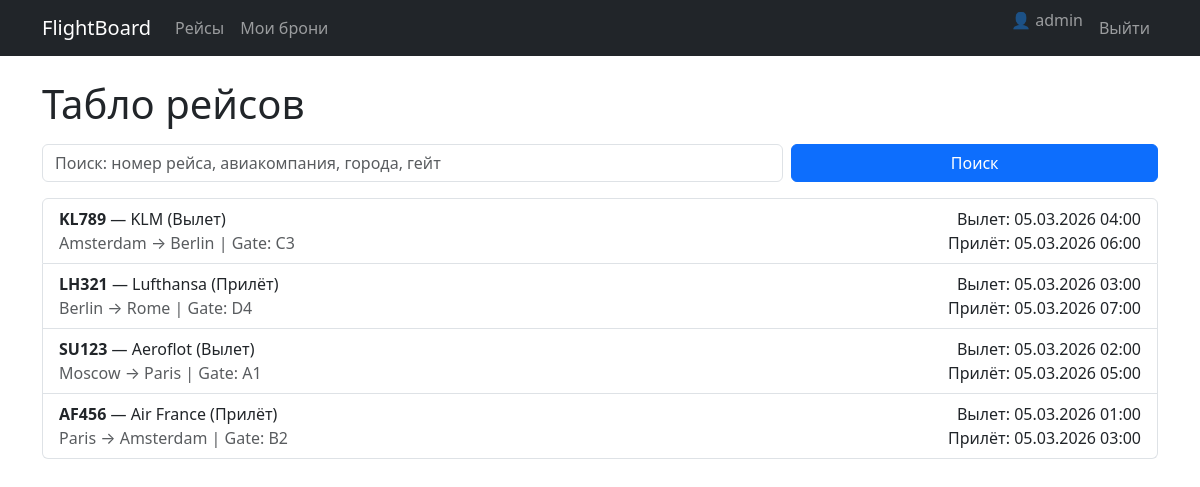
The app's page / (signed in) with its own data.
### flights/models.py (models this page shows, shortened)
class Flight(models.Model):
    FLIGHT_TYPE_CHOICES = [
        ("arrival", "Прилёт"),
        ("departure", "Вылет"),
    ]
    flight_number = models.CharField("Номер рейса", max_length=20)
    airline = models.CharField("Авиакомпания", max_length=100)
    departure_city = models.CharField("Откуда", max_length=100)
    arrival_city = models.CharField("Куда", max_length=100)
    departure_time = models.DateTimeField("Вылет (время)")
    arrival_time = models.DateTimeField("Прилёт (время)")
    flight_type = models.CharField("Тип", max_length=10, choices=FLIGHT_TYPE_CHOICES)
    gate = models.CharField("Гейт", max_length=10)

### flights/views.py (the view, shortened to what this page needs)
# urls.py: path("", views.flight_list, name="flight_list"),
def flight_list(request):
    q = request.GET.get("q", "").strip()
    flights = Flight.objects.all().order_by("-departure_time")
    paginator = Paginator(flights, 5)
    page_number = request.GET.get("page")
    page_obj = paginator.get_page(page_number)
    return render(request, "flights/flight_list.html", {"page_obj": page_obj, "q": q})

### flights/templates/flights/flight_list.html (shortened to what this page needs)
{% extends "base.html" %}
{% block content %}
  <h1 class="mb-3">Табло рейсов</h1>
  <form class="row g-2 mb-3" method="get">
    <div class="col-sm-8">
      <input class="form-control" name="q" value="{{ q }}" placeholder="Поиск: номер рейса, авиакомпания, города, гейт">
    </div>
    <div class="col-sm-4">
      <button class="btn btn-primary w-100" type="submit">Поиск</button>
    </div>
  </form>
  <div class="list-group">
    {% for flight in page_obj %}
      <a class="list-group-item list-group-item-action" href="{% url 'flights:flight_detail' flight.pk %}">
        <div class="d-flex justify-content-between">
          <div>
            <b>{{ flight.flight_number }}</b> — {{ flight.airline }} ({{ flight.get_flight_type_display }})
            <div class="text-muted">
              {{ flight.departure_city }} → {{ flight.arrival_city }} | Gate: {{ flight.gate }}
            </div>
          </div>
          <div class="text-end">
            <div>Вылет: {{ flight.departure_time|date:"d.m.Y H:i" }}</div>
            <div>Прилёт: {{ flight.arrival_time|date:"d.m.Y H:i" }}</div>
          </div>
        </div>
      </a>
    {% empty %}
      <div class="alert alert-warning">Ничего не найдено.</div>
    {% endfor %}
  </div>
{% endblock %}

### flights/templates/base.html (shortened to what this page needs)
<!doctype html>
<html lang="ru">
<head>
  <link href="https://cdn.jsdelivr.net/npm/bootstrap@5.3.3/dist/css/bootstrap.min.css" rel="stylesheet">
</head>
<body>
  <nav class="navbar navbar-expand-lg navbar-dark bg-dark">
    <div class="container">
      <a class="navbar-brand" href="{% url 'flights:flight_list' %}">FlightBoard</a>
      <div class="collapse navbar-collapse" id="nav">
        <ul class="navbar-nav me-auto">
          <li class="nav-item"><a class="nav-link" href="{% url 'flights:flight_list' %}">Рейсы</a></li>
          {% if user.is_authenticated %}
            <li class="nav-item"><a class="nav-link" href="{% url 'flights:my_reservations' %}">Мои брони</a></li>
          {% endif %}
        </ul>
        <ul class="navbar-nav">
          {% if user.is_authenticated %}
            <li class="nav-item"><span class="navbar-text me-2">👤 {{ user.username }}</span></li>
            <li class="nav-item"><a class="nav-link" href="{% url 'logout' %}">Выйти</a></li>
          {% else %}
            <li class="nav-item"><a class="nav-link" href="{% url 'login' %}">Войти</a></li>
            <li class="nav-item"><a class="nav-link" href="{% url 'flights:register' %}">Регистрация</a></li>
          {% endif %}
        </ul>
      </div>
    </div>
  </nav>
  <main class="container py-4">
    {% block content %}{% endblock %}
  </main>
</body>
</html>

### records on screen
Flight: flight_number "KL789", airline "KLM", flight_type "Вылет", departure_city "Amsterdam", arrival_city "Berlin", gate "C3", departure_time "05.03.2026 04:00", arrival_time "05.03.2026 06:00"
Flight: flight_number "LH321", airline "Lufthansa", flight_type "Прилёт", departure_city "Berlin", arrival_city "Rome", gate "D4", departure_time "05.03.2026 03:00", arrival_time "05.03.2026 07:00"
Flight: flight_number "SU123", airline "Aeroflot", flight_type "Вылет", departure_city "Moscow", arrival_city "Paris", gate "A1", departure_time "05.03.2026 02:00", arrival_time "05.03.2026 05:00"
Flight: flight_number "AF456", airline "Air France", flight_type "Прилёт", departure_city "Paris", arrival_city "Amsterdam", gate "B2", departure_time "05.03.2026 01:00", arrival_time "05.03.2026 03:00"

### other values on screen
{{ user.username }} "admin"
